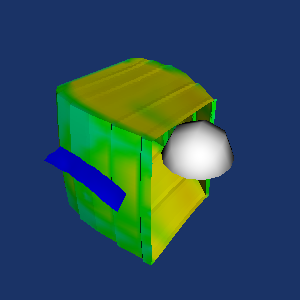

Write the Python code that produced this figure.
#!/usr/bin/env python

# Write and read parallel datasets (structured grid, image data, polydata) and render them.

import os
import tempfile

import vtkmodules.vtkInteractionStyle  # noqa: F401
import vtkmodules.vtkRenderingFreeType  # noqa: F401
import vtkmodules.vtkRenderingOpenGL2  # noqa: F401

from vtkmodules.vtkFiltersCore import vtkContourFilter
from vtkmodules.vtkFiltersGeometry import vtkDataSetSurfaceFilter
from vtkmodules.vtkFiltersParallel import vtkTransmitStructuredDataPiece
from vtkmodules.vtkFiltersSources import vtkSphereSource
from vtkmodules.vtkIOParallel import (
    vtkMultiBlockPLOT3DReader,
    vtkPDataSetReader,
    vtkPDataSetWriter,
)
from vtkmodules.vtkImagingSources import vtkImageMandelbrotSource
from vtkmodules.vtkParallelCore import vtkDummyController
from vtkmodules.vtkRenderingCore import (
    vtkActor,
    vtkPolyDataMapper,
    vtkRenderWindow,
    vtkRenderWindowInteractor,
    vtkRenderer,
)

# Source
data_dir = os.environ.get("VPE_DATA_DIR", os.path.dirname(os.path.abspath(__file__)))
temp_dir = tempfile.mkdtemp()

dummy_controller = vtkDummyController()

# ====== Structured Grid ======
# Source
plot3d_reader = vtkMultiBlockPLOT3DReader()
plot3d_reader.SetXYZFileName(os.path.join(data_dir, "combxyz.bin"))
plot3d_reader.SetQFileName(os.path.join(data_dir, "combq.bin"))
plot3d_reader.Update()

grid_transmit = vtkTransmitStructuredDataPiece()
grid_transmit.SetController(dummy_controller)
grid_transmit.SetInputData(plot3d_reader.GetOutput().GetBlock(0))

grid_writer = vtkPDataSetWriter()
grid_writer.SetFileName(os.path.join(temp_dir, "comb.pvtk"))
grid_writer.SetInputConnection(grid_transmit.GetOutputPort())
grid_writer.SetNumberOfPieces(4)
grid_writer.Write()

grid_reader = vtkPDataSetReader()
grid_reader.SetFileName(os.path.join(temp_dir, "comb.pvtk"))

# Filter
grid_surface = vtkDataSetSurfaceFilter()
grid_surface.SetInputConnection(grid_reader.GetOutputPort())

# Mapper
grid_mapper = vtkPolyDataMapper()
grid_mapper.SetInputConnection(grid_surface.GetOutputPort())
grid_mapper.SetNumberOfPieces(2)
grid_mapper.SetPiece(0)
grid_mapper.SetGhostLevel(1)
grid_mapper.Update()

# Actor
grid_actor = vtkActor()
grid_actor.SetMapper(grid_mapper)
grid_actor.SetPosition(-5, 0, -29)

# Clean up structured grid temp files
path = os.path.join(temp_dir, "comb.pvtk")
if os.path.exists(path):
    os.remove(path)
path = os.path.join(temp_dir, "comb.0.vtk")
if os.path.exists(path):
    os.remove(path)
path = os.path.join(temp_dir, "comb.1.vtk")
if os.path.exists(path):
    os.remove(path)
path = os.path.join(temp_dir, "comb.2.vtk")
if os.path.exists(path):
    os.remove(path)
path = os.path.join(temp_dir, "comb.3.vtk")
if os.path.exists(path):
    os.remove(path)

# ====== ImageData ======
# Source
mandelbrot_source = vtkImageMandelbrotSource()
mandelbrot_source.SetWholeExtent(0, 9, 0, 9, 0, 9)
mandelbrot_source.SetSampleCX(0.1, 0.1, 0.1, 0.1)
mandelbrot_source.SetMaximumNumberOfIterations(10)

image_transmit = vtkTransmitStructuredDataPiece()
image_transmit.SetController(dummy_controller)
image_transmit.SetInputConnection(mandelbrot_source.GetOutputPort())

image_writer = vtkPDataSetWriter()
image_writer.SetFileName(os.path.join(temp_dir, "fractal.pvtk"))
image_writer.SetInputConnection(image_transmit.GetOutputPort())
image_writer.SetNumberOfPieces(4)
image_writer.Write()

image_reader = vtkPDataSetReader()
image_reader.SetFileName(os.path.join(temp_dir, "fractal.pvtk"))

# Filter
contour_filter = vtkContourFilter()
contour_filter.SetInputConnection(image_reader.GetOutputPort())
contour_filter.SetValue(0, 4)

# Mapper
contour_mapper = vtkPolyDataMapper()
contour_mapper.SetInputConnection(contour_filter.GetOutputPort())
contour_mapper.SetNumberOfPieces(3)
contour_mapper.SetPiece(0)
contour_mapper.SetGhostLevel(0)
contour_mapper.Update()
contour_mapper.GetInput().RemoveGhostCells()

# Actor
contour_actor = vtkActor()
contour_actor.SetMapper(contour_mapper)
contour_actor.SetScale(5, 5, 5)
contour_actor.SetPosition(6, 6, 6)

# Clean up fractal temp files
path = os.path.join(temp_dir, "fractal.pvtk")
if os.path.exists(path):
    os.remove(path)
path = os.path.join(temp_dir, "fractal.0.vtk")
if os.path.exists(path):
    os.remove(path)
path = os.path.join(temp_dir, "fractal.1.vtk")
if os.path.exists(path):
    os.remove(path)
path = os.path.join(temp_dir, "fractal.2.vtk")
if os.path.exists(path):
    os.remove(path)
path = os.path.join(temp_dir, "fractal.3.vtk")
if os.path.exists(path):
    os.remove(path)

# ====== PolyData ======
# Source
sphere_source = vtkSphereSource()
sphere_source.SetRadius(2)

sphere_writer = vtkPDataSetWriter()
sphere_writer.SetFileName(os.path.join(temp_dir, "sphere.pvtk"))
sphere_writer.SetInputConnection(sphere_source.GetOutputPort())
sphere_writer.SetNumberOfPieces(4)
sphere_writer.Write()

sphere_reader = vtkPDataSetReader()
sphere_reader.SetFileName(os.path.join(temp_dir, "sphere.pvtk"))

# Mapper
sphere_mapper = vtkPolyDataMapper()
sphere_mapper.SetInputConnection(sphere_reader.GetOutputPort())
sphere_mapper.SetNumberOfPieces(2)
sphere_mapper.SetPiece(0)
sphere_mapper.SetGhostLevel(1)
sphere_mapper.Update()

# Actor
sphere_actor = vtkActor()
sphere_actor.SetMapper(sphere_mapper)
sphere_actor.SetPosition(6, 6, 6)

# Clean up sphere temp files
path = os.path.join(temp_dir, "sphere.pvtk")
if os.path.exists(path):
    os.remove(path)
path = os.path.join(temp_dir, "sphere.0.vtk")
if os.path.exists(path):
    os.remove(path)
path = os.path.join(temp_dir, "sphere.1.vtk")
if os.path.exists(path):
    os.remove(path)
path = os.path.join(temp_dir, "sphere.2.vtk")
if os.path.exists(path):
    os.remove(path)
path = os.path.join(temp_dir, "sphere.3.vtk")
if os.path.exists(path):
    os.remove(path)

os.rmdir(temp_dir)

# Renderer
renderer = vtkRenderer()
renderer.AddActor(grid_actor)
renderer.AddActor(contour_actor)
renderer.AddActor(sphere_actor)
renderer.SetBackground(0.1, 0.2, 0.4)

# Render window
render_window = vtkRenderWindow()
render_window.AddRenderer(renderer)
render_window.SetWindowName("p dataset reader grid")
render_window.SetMultiSamples(0)
render_window.SetSize(300, 300)

# Interactor
interactor = vtkRenderWindowInteractor()
interactor.SetRenderWindow(render_window)

# Scene
camera = renderer.GetActiveCamera()
camera.Azimuth(20)
camera.Elevation(40)
renderer.ResetCamera()
camera.Zoom(1.2)

interactor.Initialize()
interactor.Start()
